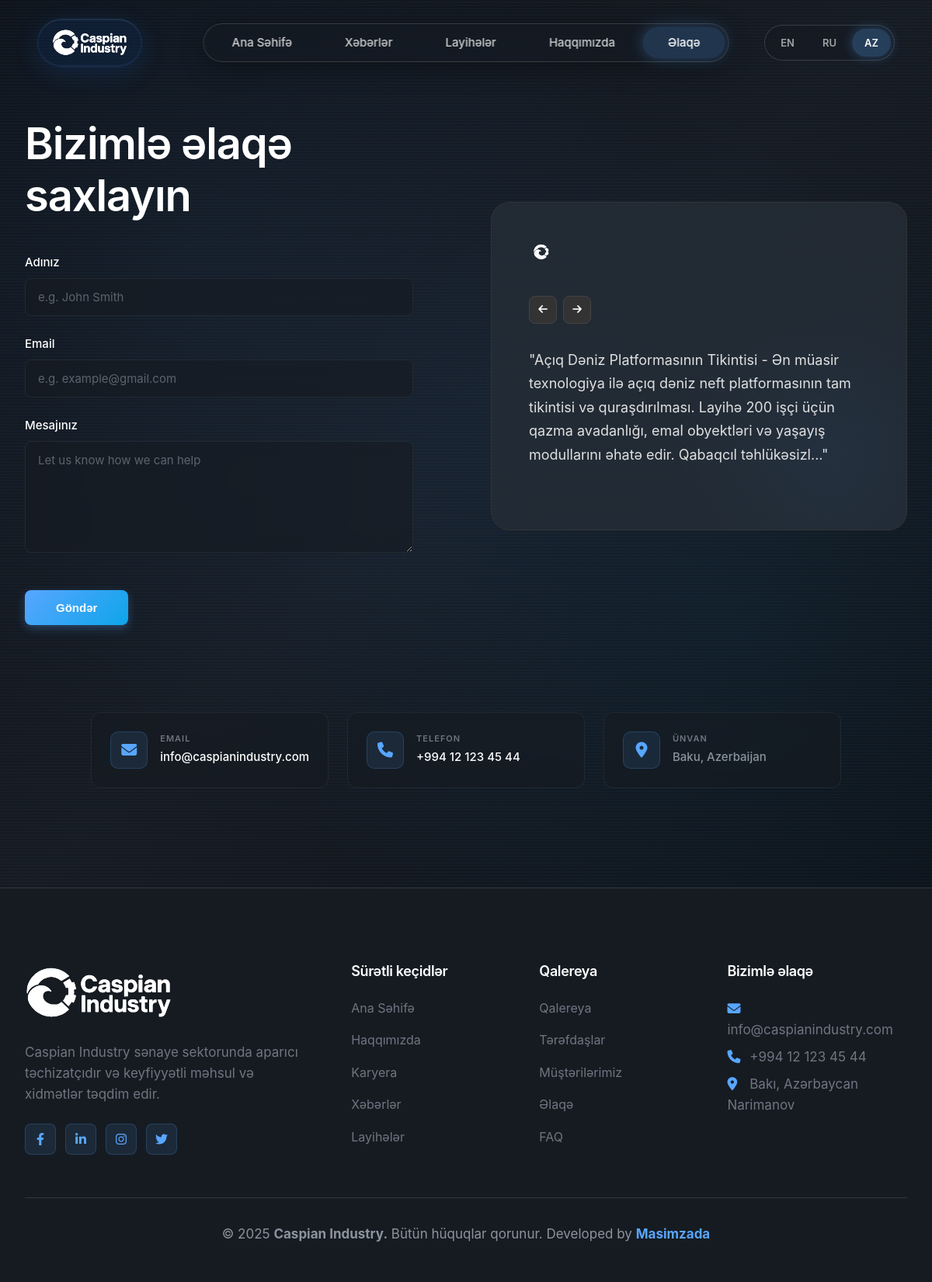
The page /pages/contact.php on the database its author committed.
### tables this page shows
CREATE TABLE projects (
                id INTEGER PRIMARY KEY AUTOINCREMENT,
                title_en TEXT NOT NULL,
                title_ru TEXT NOT NULL,
                title_az TEXT NOT NULL,
                description_en TEXT NOT NULL,
                description_ru TEXT NOT NULL,
                description_az TEXT NOT NULL,
                category_en TEXT,
                category_ru TEXT,
                category_az TEXT,
                client TEXT,
                completion_date DATE,
                location TEXT,
                images TEXT,
                created_at DATETIME DEFAULT CURRENT_TIMESTAMP,
                updated_at DATETIME DEFAULT CURRENT_TIMESTAMP,
                is_published INTEGER DEFAULT 1,
                sort_order INTEGER DEFAULT 0
            );

CREATE TABLE site_settings (
                id INTEGER PRIMARY KEY AUTOINCREMENT,
                setting_key TEXT UNIQUE NOT NULL,
                setting_value TEXT,
                updated_at DATETIME DEFAULT CURRENT_TIMESTAMP
            );

### includes/language.php (called while the page is built, shortened)
<?php
class Language {
    private static $currentLang = DEFAULT_LANG;
    private static $translations = [];
    private static function loadTranslations() {
        $file = __DIR__ . '/../languages/' . self::$currentLang . '.json';
        if (file_exists($file)) {
            $json = file_get_contents($file);
            self::$translations = json_decode($json, true);
        }
    }
    public static function get($key, $default = '') {
        return self::$translations[$key] ?? $default;
    }
    public static function getSuffix() {
        return '_' . self::$currentLang;
    }
}
function t($key, $default = '') {
    return Language::get($key, $default);
}

### pages/contact.php (the view, shortened to what this page needs)
<?php require_once '../includes/header.php'; ?>
<section class="contact-section">
    <div class="contact-container">
        <div class="contact-form-wrapper">
            <h1 class="contact-title"><?php echo t('contact_title','We\'re here to help'); ?></h1>
            <form id="contactForm" action="<?php echo BASE_URL; ?>/includes/contact-handler.php" method="POST" class="modern-contact-form">
                <div class="form-group">
                    <label class="form-label"><?php echo t('contact_name','Name'); ?></label>
                    <input type="text" name="name" class="form-control" placeholder="e.g. John Smith" required>
                </div>
                <div class="form-group">
                    <label class="form-label"><?php echo t('contact_email','Email address'); ?></label>
                    <input type="email" name="email" class="form-control" placeholder="e.g. example@gmail.com" required>
                </div>
                <div class="form-group">
                    <label class="form-label"><?php echo t('contact_message','Message'); ?></label>
                    <textarea name="message" class="form-control" rows="6" placeholder="Let us know how we can help" required></textarea>
                </div>
                <button type="submit" class="btn-send-message">
                    <?php echo t('contact_send','Send message'); ?>
                </button>
            </form>
        </div>
        <div class="testimonial-card-wrapper">
            <div class="testimonial-card">
                <div class="testimonial-gradient"></div>
                <div class="testimonial-content">
                    <div class="testimonial-logo">
                        <img src="<?php echo BASE_URL; ?>/assets/images/logo.svg" alt="Logo">
                    </div>
                    <div class="testimonial-navigation">
                        <button class="nav-arrow" onclick="prevTestimonial()">
                            <i class="fas fa-arrow-left"></i>
                        </button>
                        <button class="nav-arrow" onclick="nextTestimonial()">
                            <i class="fas fa-arrow-right"></i>
                        </button>
                    </div>
                    <div class="testimonial-text" id="testimonialText">
                        <?php
                        $db = Database::getInstance()->getConnection();
                        $lang_suffix = Language::getSuffix();
                        $stmt = $db->query("SELECT * FROM projects WHERE is_published = 1 ORDER BY sort_order ASC LIMIT 1");
                        $project = $stmt->fetch();
                        if ($project) {
                            $title = $project['title' . $lang_suffix];
                            $description = strip_tags($project['description' . $lang_suffix]);
                            $excerpt = mb_substr($description, 0, 200) . '...';
                            echo '<p>"' . htmlspecialchars($title) . ' - ' . htmlspecialchars($excerpt) . '"</p>';
                        } else {
                            echo '<p>"Caspian Industry <strong>cut project delays by 30%</strong> and transformed our global team communication, saving us hours every week."</p>';
                        }
                        ?>
                    </div>
                </div>
            </div>
        </div>
    </div>
    <div class="contact-info-wrapper" >
        <div class="container">
            <?php
            $db = Database::getInstance()->getConnection();
            $stmt = $db->query("SELECT setting_key, setting_value FROM site_settings");
            $settingsData = $stmt->fetchAll(PDO::FETCH_KEY_PAIR);
            $email = isset($settingsData['contact_email']) ? $settingsData['contact_email'] : (isset($settingsData['email']) ? $settingsData['email'] : '');
            $phone = isset($settingsData['contact_phone']) ? $settingsData['contact_phone'] : (isset($settingsData['phone']) ? $settingsData['phone'] : '');
            $address = isset($settingsData['address']) ? $settingsData['address'] : '';
            ?>
            <div class="contact-info-grid" style="margin-top:1rem;">
                <?php if (!empty($email)): ?>
                <div class="contact-info-item">
                    <div class="contact-info-icon">
                        <i class="fas fa-envelope"></i>
                    </div>
                    <div class="contact-info-content">
                        <h4><?php echo t('contact_email_label','EMAIL'); ?></h4>
                        <a href="mailto:<?php echo htmlspecialchars($email); ?>">
                            <?php echo htmlspecialchars($email); ?>
                        </a>
                    </div>
                </div>
                <?php endif; ?>
                <?php if (!empty($phone)): ?>
                <div class="contact-info-item">
                    <div class="contact-info-icon">
                        <i class="fas fa-phone"></i>
                    </div>
                    <div class="contact-info-content">
                        <h4><?php echo t('contact_phone_label','PHONE'); ?></h4>
                        <a href="tel:<?php echo htmlspecialchars($phone); ?>">
                            <?php echo htmlspecialchars($phone); ?>
                        </a>
                    </div>
                </div>
                <?php endif; ?>
                <?php if (!empty($address)): ?>
                <div class="contact-info-item">
                    <div class="contact-info-icon">
                        <i class="fas fa-map-marker-alt"></i>
                    </div>
                    <div class="contact-info-content">
                        <h4><?php echo t('contact_address_label','ADDRESS'); ?></h4>
                        <p><?php echo nl2br(htmlspecialchars($address)); ?></p>
                    </div>
                </div>
                <?php endif; ?>
            </div>
        </div>
    </div>
</section>
<?php require_once '../includes/footer.php'; ?>

### includes/footer.php (shortened to what this page needs)
    <footer class="footer">
        <div class="container">
            <div class="footer-content">
                <div class="footer-section">
                    <img src="<?php echo BASE_URL; ?>/assets/images/Font+Logo.svg" alt="<?php echo SITE_NAME; ?>" style="height: 78px; margin-bottom: 1rem;   filter: brightness(0) invert(1);">
                    <p><?php echo t('footer_about'); ?></p>
                    <div class="social-links">
                        <?php
                        $db = Database::getInstance()->getConnection();
                        $social_links = [
                            'facebook' => 'fab fa-facebook-f',
                            'linkedin' => 'fab fa-linkedin-in',
                            'instagram' => 'fab fa-instagram',
                            'twitter' => 'fab fa-twitter'
                        ];
                        foreach ($social_links as $platform => $icon) {
                            $stmt = $db->prepare("SELECT setting_value FROM site_settings WHERE setting_key = ?");
                            $stmt->execute([$platform . '_url']);
                            $url = $stmt->fetchColumn();
                            if ($url && $url != '#') {
                                echo "<a href='$url' target='_blank' rel='noopener'><i class='$icon'></i></a>";
                            }
                        }
                        ?>
                    </div>
                </div>
                <div class="footer-section">
                    <h4><?php echo t('footer_quick_links'); ?></h4>
                    <ul class="footer-links">
                        <li><a href="<?php echo BASE_URL; ?>/index.php"><?php echo t('nav_home'); ?></a></li>
                        <li><a href="<?php echo BASE_URL; ?>/pages/about.php"><?php echo t('nav_about'); ?></a></li>
                        <li><a href="<?php echo BASE_URL; ?>/pages/careers.php"><?php echo t('nav_careers','Careers'); ?></a></li>
                        <li><a href="<?php echo BASE_URL; ?>/pages/news.php"><?php echo t('nav_news'); ?></a></li>
                        <li><a href="<?php echo BASE_URL; ?>/pages/projects.php"><?php echo t('nav_projects'); ?></a></li>
                    </ul>
                </div>
                <div class="footer-section">
                    <h4><?php echo t('nav_gallery'); ?></h4>
                    <ul class="footer-links">
                        <li><a href="<?php echo BASE_URL; ?>/pages/gallery.php"><?php echo t('nav_gallery'); ?></a></li>
                        <li><a href="<?php echo BASE_URL; ?>/pages/partners.php"><?php echo t('nav_partners'); ?></a></li>
                        <li><a href="<?php echo BASE_URL; ?>/pages/clients.php"><?php echo t('nav_clients'); ?></a></li>
                        <li><a href="<?php echo BASE_URL; ?>/pages/contact.php"><?php echo t('nav_contact'); ?></a></li>
                        <li><a href="<?php echo BASE_URL; ?>/pages/faq.php"><?php echo t('nav_faq'); ?></a></li>
                    </ul>
                </div>
                <div class="footer-section">
                    <h4><?php echo t('footer_contact'); ?></h4>
                    <?php
                    $db = Database::getInstance()->getConnection();
                    $settings = ['contact_email', 'contact_phone', 'contact_address' . Language::getSuffix()];
                    foreach ($settings as $setting) {
                        $stmt = $db->prepare("SELECT setting_value FROM site_settings WHERE setting_key = ?");
                        $stmt->execute([$setting]);
                        $value = $stmt->fetchColumn();
                        if ($value) {
                            if (strpos($setting, 'email') !== false) {
                                echo "<p><i class='fas fa-envelope'></i> <a href='mailto:$value'>$value</a></p>";
                            } elseif (strpos($setting, 'phone') !== false) {
                                echo "<p><i class='fas fa-phone'></i> <a href='tel:$value'>$value</a></p>";
                            } else {
                                echo "<p><i class='fas fa-map-marker-alt'></i> $value</p>";
                            }
                        }
                    }
                    ?>
                </div>
            </div>
            <div class="footer-bottom">
                <p>&copy; <?php echo date('Y'); ?> <b><?php echo SITE_NAME; ?>.</b> <?php echo t('footer_rights'); ?>  Developed by <a href="https://nurkhanmasimzada.site" style="text-decoration: none; font-weight: bold;">Masimzada</a></p>
            </div>
        </div>
    </footer>
</body>
</html>

### rows shown on the page
projects: title_az "Açıq Dəniz Platformasının Tikintisi", description_az "Ən müasir texnologiya ilə açıq dəniz neft platformasının tam tikintisi və quraşdırılması. Layihə 200 işçi üçün qazma avadanlığı, emal obyektləri və yaşayış modullarını əhatə edir. Qabaqcıl təhlükəsizl..."
site_settings: setting_value "info@caspianindustry.com"
site_settings: setting_value "+994 12 123 45 44"
site_settings: setting_value "Bakı, Azərbaycan Narimanov"

### other values the page prints
t('nav_home','Home') "Ana Səhifə"
t('nav_news','News') "Xəbərlər"
t('nav_projects','Projects') "Layihələr"
t('nav_about','About') "Haqqımızda"
t('nav_contact','Contact') "Əlaqə"
t('contact_title','We\'re here to help') "Bizimlə əlaqə saxlayın"
t('contact_name','Name') "Adınız"
t('contact_email','Email address') "Email"
t('contact_message','Message') "Mesajınız"
t('contact_send','Send message') "Göndər"
t('contact_email_label','EMAIL') "EMAIL"
$email "info@caspianindustry.com"
t('contact_phone_label','PHONE') "TELEFON"
$phone "+994 12 123 45 44"
t('contact_address_label','ADDRESS') "ÜNVAN"
